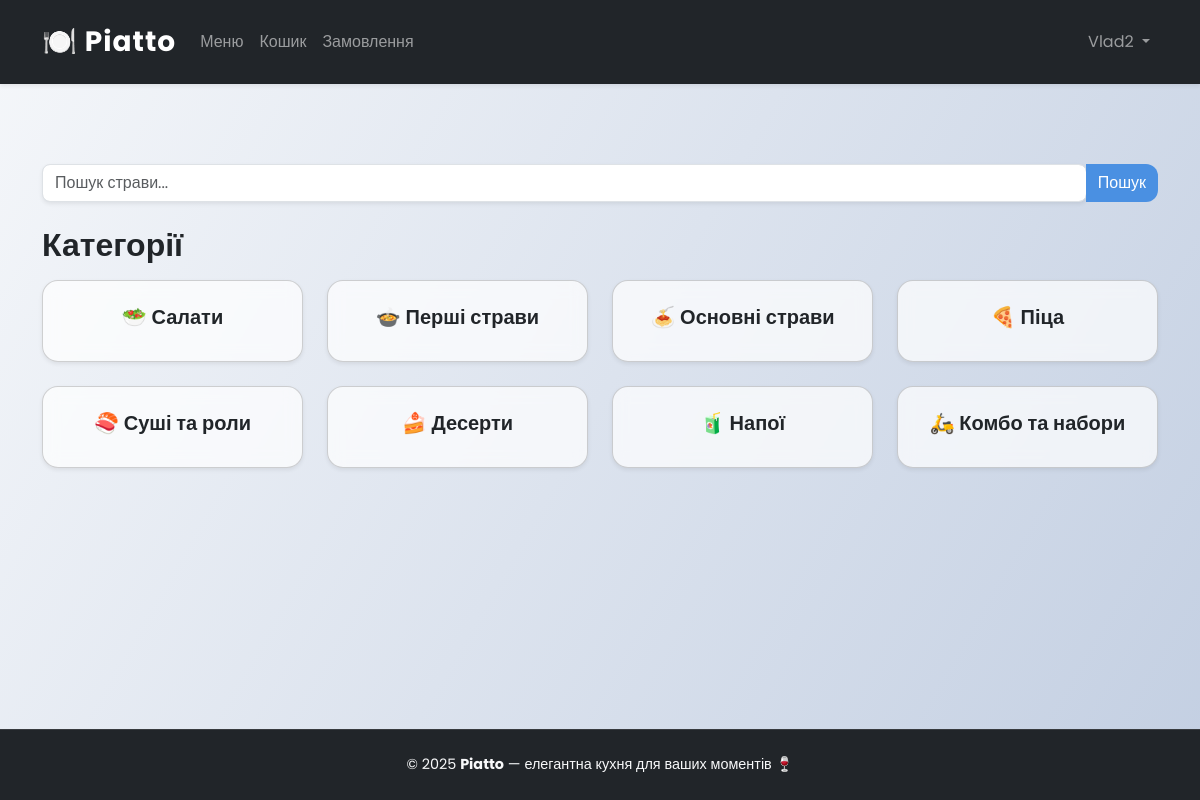
Screenshot of /menu/ (signed in) with the database file from the repository.
### menu/models.py (models this page shows, shortened)
class Category(models.Model):
    name = models.CharField(max_length=150, unique=True)

### menu/views.py (the view)
# urls.py: path("", views.category_list, name="category_list"),
def category_list(request):
    categories = Category.objects.all()
    return render(request, "menu/category_list.html", {"categories": categories})

### templates/menu/category_list.html (shortened to what this page needs)
{% extends "base.html" %}
{% block content %}
<div class="container my-5">
  <form class="input-group mb-4" method="get" action="{% url 'menu:search' %}">
    <input
      type="text"
      name="q"
      class="form-control shadow-sm"
      placeholder="Пошук страви..."
      value="{{ request.GET.q|default:'' }}"
    >
    <button class="btn btn-primary" type="submit">
       Пошук
    </button>
  </form>
  <h2 class="mb-3">Категорії</h2>
  <div class="row g-4">
    {% for category in categories %}
    <div class="col-6 col-md-4 col-lg-3">
      <a
        href="{% url 'menu:category_detail' category.id %}"
        class="card text-decoration-none text-center shadow-sm h-100 hover-scale"
      >
        <div class="card-body py-4">
          <h5 class="card-title text-dark">{{ category.name }}</h5>
        </div>
      </a>
    </div>
    {% empty %}
    <p>Немає доступних категорій.</p>
    {% endfor %}
  </div>
</div>
{% endblock %}

### templates/base.html (shortened to what this page needs)
{% load static %}
<!DOCTYPE html>
<html lang="uk">
<head>
  <link href="https://cdn.jsdelivr.net/npm/bootstrap@5.3.3/dist/css/bootstrap.min.css" rel="stylesheet">
  <link rel="stylesheet" href="{% static 'css/style.css' %}">
</head>
<body class="d-flex flex-column min-vh-100">
  <nav class="navbar navbar-expand-lg navbar-dark shadow-sm py-3">
    <div class="container">
      <a class="navbar-brand fw-bold fs-3" href="{% url 'home' %}">
        🍽️ Piatto
      </a>
      <div class="collapse navbar-collapse" id="navbarNav">
        <ul class="navbar-nav me-auto mb-2 mb-lg-0">
          <li class="nav-item"><a class="nav-link" href="{% url 'menu:category_list' %}">Меню</a></li>
          <li class="nav-item"><a class="nav-link" href="{% url 'cart:cart_detail' %}">Кошик</a></li>
          <li class="nav-item"><a class="nav-link" href="{% url 'orders:order_history' %}">Замовлення</a></li>
        </ul>
        <ul class="navbar-nav ms-auto">
          {% if user.is_authenticated %}
          <li class="nav-item dropdown">
            <a class="nav-link dropdown-toggle" href="#" data-bs-toggle="dropdown">
              {{ user.username }}
            </a>
          </li>
          {% endif %}
        </ul>
      </div>
    </div>
  </nav>
  <main class="flex-grow-1">
    {% block content %}{% endblock %}
  </main>
  <footer class="footer text-center py-4 mt-auto">
    <div class="container">
      <p class="mb-0 text-light">
        &copy; 2025 <b>Piatto</b> — елегантна кухня для ваших моментів 🍷
      </p>
    </div>
  </footer>
</body>
</html>

### static/css/style.css (style rules this page uses)
body { font-family: 'Poppins', sans-serif; background: linear-gradient(120deg, #f5f7fa, #c3cfe2); color: #333; min-height: 100vh; display: flex; flex-direction: column; }
.navbar { background: #212529 !important; box-shadow: 0 4px 15px rgba(0, 0, 0, 0.2); }
.navbar-brand { font-weight: 700; letter-spacing: 1px; }
.nav-link { transition: 0.3s; }
main { flex: 1; padding-top: 2rem; padding-bottom: 2rem; }
.card { background: rgba(255, 255, 255, 0.7); backdrop-filter: blur(8px); border-radius: 1rem; box-shadow: 0 4px 15px rgba(0, 0, 0, 0.1); transition: 0.3s ease; overflow: hidden; }
.card-title { font-weight: 600; color: #212529; }
.btn { border-radius: 0.75rem; transition: all 0.2s ease; }
.btn-primary { background-color: #4a90e2; border: none; }
.section-title, h2, h1 { font-weight: 700; color: #212529; margin-bottom: 1rem; }
.hover-scale, .hover-scale-category, .hover-scale-card { transition: all 0.3s ease; }
footer { background: #212529; color: #ccc; text-align: center; padding: 1rem 0; margin-top: auto; font-size: 0.9rem; border-top: 1px solid rgba(255, 255, 255, 0.1); }
form { margin-bottom: 0; }
input, select, textarea { border-radius: 0.5rem !important; }
.container, .card, .table, .form-control { animation: fadeInUp 0.4s ease; }

### rows the page displays
Category: name "🥗 Салати"
Category: name "🍲 Перші страви"
Category: name "🍝 Основні страви"
Category: name "🍕 Піца"
Category: name "🍣 Суші та роли"
Category: name "🍰 Десерти"
Category: name "🧃 Напої"
Category: name "🛵 Комбо та набори"

### other values shown
{{ user.username }} "Vlad2"
